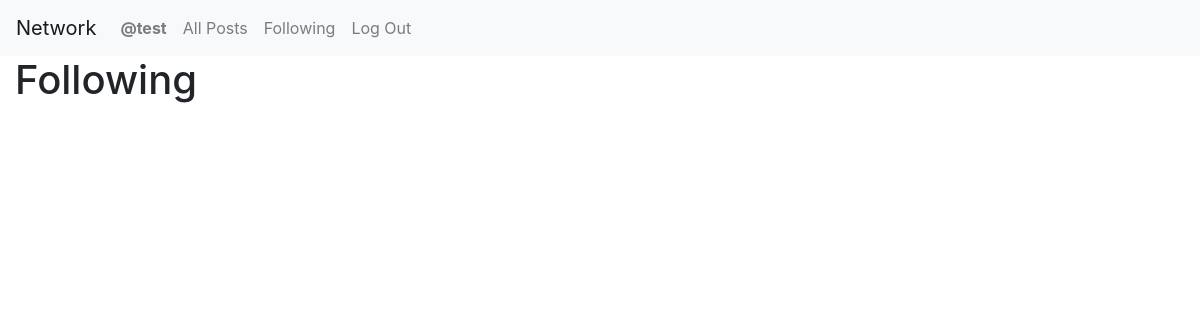
Page /following (signed in) on the earlier database version.
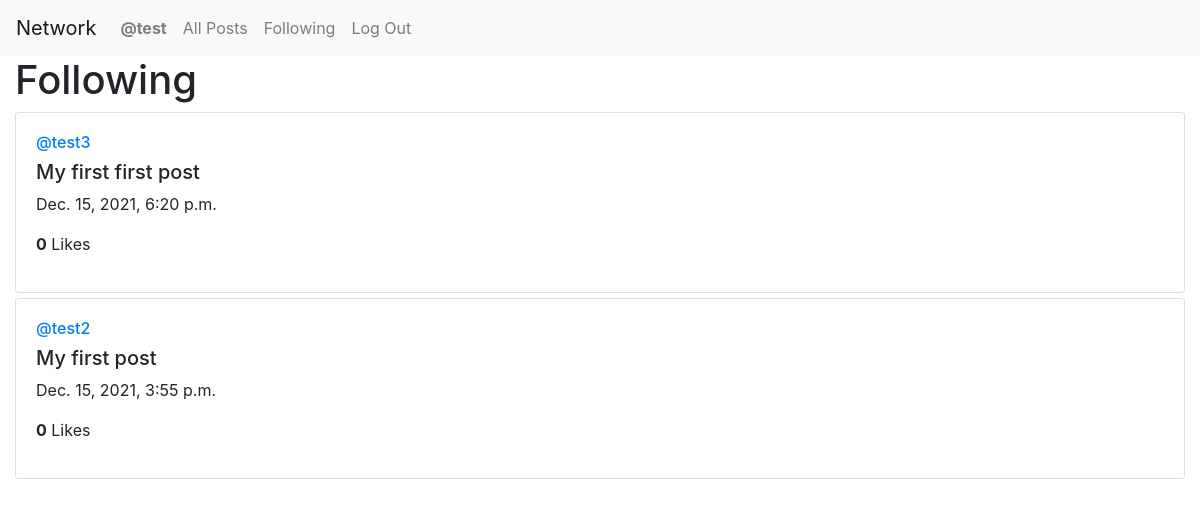
Same page on the later database version.
### network/models.py (models this page shows)
class Post(models.Model):
    id = models.UUIDField(primary_key=True, default=uuid.uuid4, editable=False) # each post uniquely identified using UUID v4
    user = models.ForeignKey("User", on_delete=models.CASCADE, related_name="posts")
    text = models.TextField()
    created_at = models.DateTimeField(auto_now_add=True) # Automatically set the field to now when the post is created
    likes = models.IntegerField(default=0)

class User(AbstractUser):
    following = models.ManyToManyField("self", blank=True, symmetrical=False, related_name="followers")

### network/views.py (the view)
# urls.py: path("following", views.following_view, name="following"),
def following_view(request):
    c_user = User.objects.get(username=request.user.username)   # connected user
    f_users =  list(c_user.following.all()) # users followed by c_user
    f_posts = Post.objects.filter(user__in=f_users) # posts of f_users
    f_posts = f_posts.order_by('-created_at')
    page_index = request.GET.get('page', 1) # Get the page index from the URL
    p = Paginator(f_posts, 10)
    try:
        c_page = p.page(page_index)
    except PageNotAnInteger:    # Get to the first page
        c_page = p.page(1)
    except EmptyPage:   # Get to the last existing page
        c_page = p.page(p.num_pages)
    return render(request, "network/following.html", {
        "c_page": c_page
    })

### network/templates/network/following.html (shortened to what this page needs)
{% extends "network/layout.html" %}
{% block body %}
    <h1>Following</h1>
    {% for post in c_page.object_list %}
    <div class="card" style="margin: 5px 0;">
        <div class="card-body">
            <a href="{% url 'profile' username=post.user.username %}"><h6>@{{ post.user }}</h6></a>
            <h5>{{ post.text }}</h5>
            <p>{{ post.created_at }}</p>
            <p><b>{{ post.likes }}</b> Likes</p>
        </div>
    </div>
    {% endfor %}
{% endblock %}

Differences in the rows shown:
added Post: user "test3", text "My first first post", created_at "Dec. 15, 2021, 6:20 p.m.", likes "0"
now on this page (row unchanged): Post: user "test2", text "My first post", created_at "Dec. 15, 2021, 3:55 p.m.", likes "0"
